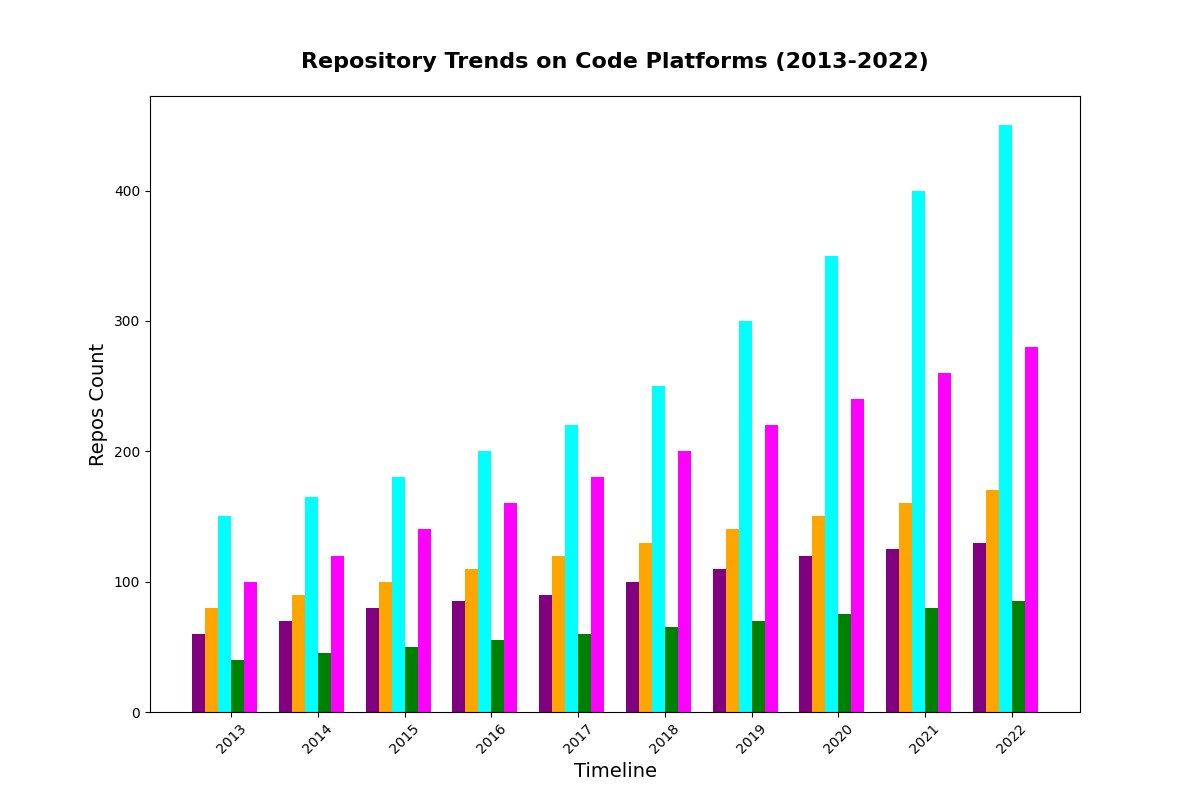

This figure's Python source:
import matplotlib.pyplot as plt
import numpy as np

years = np.arange(2013, 2023)
languages = ['C++', 'Java', 'Python', 'Ruby', 'JavaScript']
repos_data = np.array([
    [60, 70, 80, 85, 90, 100, 110, 120, 125, 130],
    [80, 90, 100, 110, 120, 130, 140, 150, 160, 170],
    [150, 165, 180, 200, 220, 250, 300, 350, 400, 450],
    [40, 45, 50, 55, 60, 65, 70, 75, 80, 85],
    [100, 120, 140, 160, 180, 200, 220, 240, 260, 280]
])

fig, ax = plt.subplots(figsize=(12, 8))
bar_width = 0.15
positions = np.arange(len(years))

colors = ['purple', 'orange', 'cyan', 'green', 'magenta']

for i, language in enumerate(languages):
    ax.bar(positions + i * bar_width, repos_data[i], width=bar_width, color=colors[i])

ax.set_title('Repository Trends on Code Platforms (2013-2022)', fontsize=16, fontweight='bold', pad=20)
ax.set_xlabel('Timeline', fontsize=14)
ax.set_ylabel('Repos Count', fontsize=14)
ax.set_xticks(positions + bar_width * (len(languages) / 2))
ax.set_xticklabels(years, rotation=45)

plt.show()
